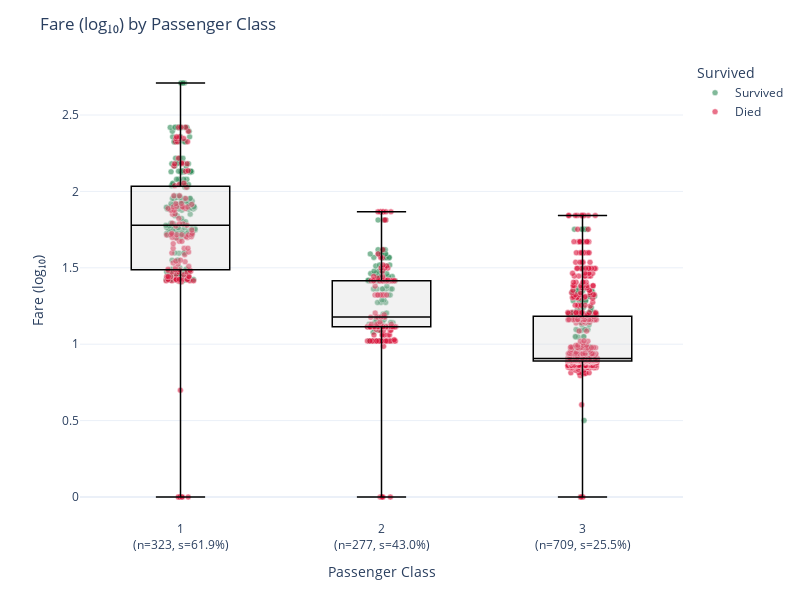

Write notebook code for a chart like this one.
### Markdown cell above
### Did wealth have an influence?

Survival rate overall is signfiicantly higher for first class versus third class.

### Code cell
ChartingHelper.create_strip_boxplot(titanic_passengers_cleaned, 'Pclass', 'FareLog10')

### Figure 1 — Plotly figure (JSON) as saved in the notebook; plotly's stock layout.template omitted (floating-point values rounded to 4 significant figures; data arrays with more than 128 entries replaced by an {"elided": "..."} marker saying what was removed)
{"data": [{"alignmentgroup": "True", "boxpoints": "all", "customdata": {"elided": "500x4 mixed values"}, "fillcolor": "rgba(255,255,255,0)", "hoveron": "points", "hovertemplate": "<b>%{customdata[0]}</b><br>Sex: %{customdata[1]}<br>Age: %{customdata[2]}<br>Class: %{customdata[3]}<br>Embarked: %{customdata[4]}<br>%{yaxis.title.text}: %{y}<br><extra></extra>", "legendgroup": "Survived", "line": {"color": "rgba(255,255,255,0)"}, "marker": {"color": "#2E8B57", "line": {"color": "white", "width": 0.5}, "opacity": 0.6, "size": 6}, "name": "Survived", "offsetgroup": "Survived", "orientation": "v", "pointpos": 0, "showlegend": true, "type": "box", "x": {"elided": "500 int values"}, "x0": " ", "xaxis": "x", "y": {"elided": "500 float values"}, "y0": " ", "yaxis": "y"}, {"alignmentgroup": "True", "boxpoints": "all", "customdata": {"elided": "809x4 mixed values"}, "fillcolor": "rgba(255,255,255,0)", "hoveron": "points", "hovertemplate": "<b>%{customdata[0]}</b><br>Sex: %{customdata[1]}<br>Age: %{customdata[2]}<br>Class: %{customdata[3]}<br>Embarked: %{customdata[4]}<br>%{yaxis.title.text}: %{y}<br><extra></extra>", "legendgroup": "Died", "line": {"color": "rgba(255,255,255,0)"}, "marker": {"color": "#DC143C", "line": {"color": "white", "width": 0.5}, "opacity": 0.6, "size": 6}, "name": "Died", "offsetgroup": "Died", "orientation": "v", "pointpos": 0, "showlegend": true, "type": "box", "x": {"elided": "809 int values"}, "x0": " ", "xaxis": "x", "y": {"elided": "809 float values"}, "y0": " ", "yaxis": "y"}, {"boxpoints": false, "fillcolor": "rgba(211,211,211,0.3)", "hoverinfo": "skip", "line": {"color": "black", "width": 1.5}, "showlegend": false, "type": "box", "x": {"elided": "323 int values"}, "y": {"elided": "323 float values"}}, {"boxpoints": false, "fillcolor": "rgba(211,211,211,0.3)", "hoverinfo": "skip", "line": {"color": "black", "width": 1.5}, "showlegend": false, "type": "box", "x": {"elided": "277 int values"}, "y": {"elided": "277 float values"}}, {"boxpoints": false, "fillcolor": "rgba(211,211,211,0.3)", "hoverinfo": "skip", "line": {"color": "black", "width": 1.5}, "showlegend": false, "type": "box", "x": {"elided": "709 int values"}, "y": {"elided": "709 float values"}}], "layout": {"boxmode": "overlay", "height": 600, "legend": {"title": {"text": "Survived"}, "tracegroupgap": 0}, "margin": {"t": 60}, "title": {"text": "Fare (log₁₀) by Passenger Class"}, "width": 800, "xaxis": {"anchor": "y", "domain": [0, 1], "tickmode": "array", "ticktext": ["1<br>(n=323, s=61.9%)", "2<br>(n=277, s=43.0%)", "3<br>(n=709, s=25.5%)"], "tickvals": [1, 2, 3], "title": {"text": "Passenger Class"}}, "yaxis": {"anchor": "x", "domain": [0, 1], "title": {"text": "Fare (log₁₀)"}}}}
